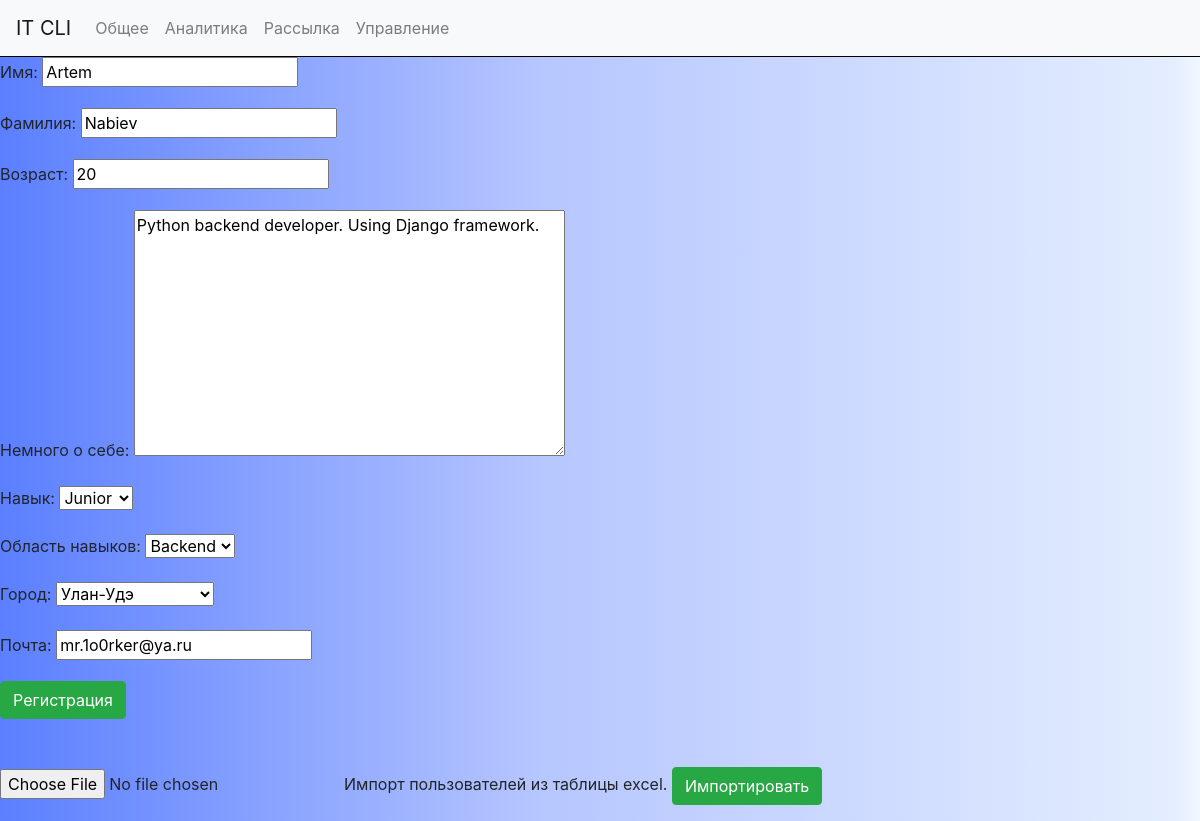
The page /cli/users/1/edit/ on the database its author committed.
### cli/models.py (models this page shows, shortened)
class User(models.Model):
    name = models.CharField('Имя', max_length=20, blank=False)
    sername = models.CharField('Фамилия', max_length=20, blank=False)
    age = models.PositiveIntegerField('Возраст', blank=False)
    description = models.TextField('Немного о себе', max_length=500, blank=True)
    master = models.CharField('Навык', choices=mastery.items(), max_length=6, default='Junior')
    area = models.CharField('Область навыков', choices=area.items(), max_length=10, default='DevRel')
    city = models.CharField('Город', choices=city.items(), max_length=15, default='Москва')
    email = models.EmailField('Почта', blank=False)

### cli/views.py (the view)
# urls.py: path("users/<int:pk>/edit/", views.UserUpdateView.as_view(), name="user_edit"),
class UserUpdateView(UpdateView):
    model = User
    fields = ['name', 'sername', 'age', 'description', 'master', 'area', 'city', 'email']
    template_name = 'cli/register.html'
    success_url = reverse_lazy('users')

### cli/templates/cli/register.html (shortened to what this page needs)
{% extends 'cli/base.html' %}
{% load static %}
{% block content %}
    <form method="post">
        {{ form.as_p }}
        <button type="submit" class="btn btn-success">Регистрация</button>
    </form>
    <br/>
    <br/>
    <form method="post" enctype="multipart/form-data">
        <div class="form-group">
            <input type="file" name="xls_data">Импорт пользователей из таблицы excel.
            <button type="submit" class="btn btn-success">Импортировать</button>
        </div>
    </form>
{% endblock %}

### cli/templates/cli/base.html (style rules this page uses)
body { background: rgb(0,36,1); background: linear-gradient(90deg, rgba(0,36,1,1) 0%, rgba(91,127,255,1) 0%, rgba(182,198,255,1) 45%, rgba(228,238,255,1) 98%, rgba(240,248,255,1) 100%); }

### rows shown on the page
User: name "Artem", sername "Nabiev", age "20", description "Python backend developer. Using Django framework.", master "Junior", area "Backend", city "Улан-Удэ", email "mr.1o0rker@ya.ru"
